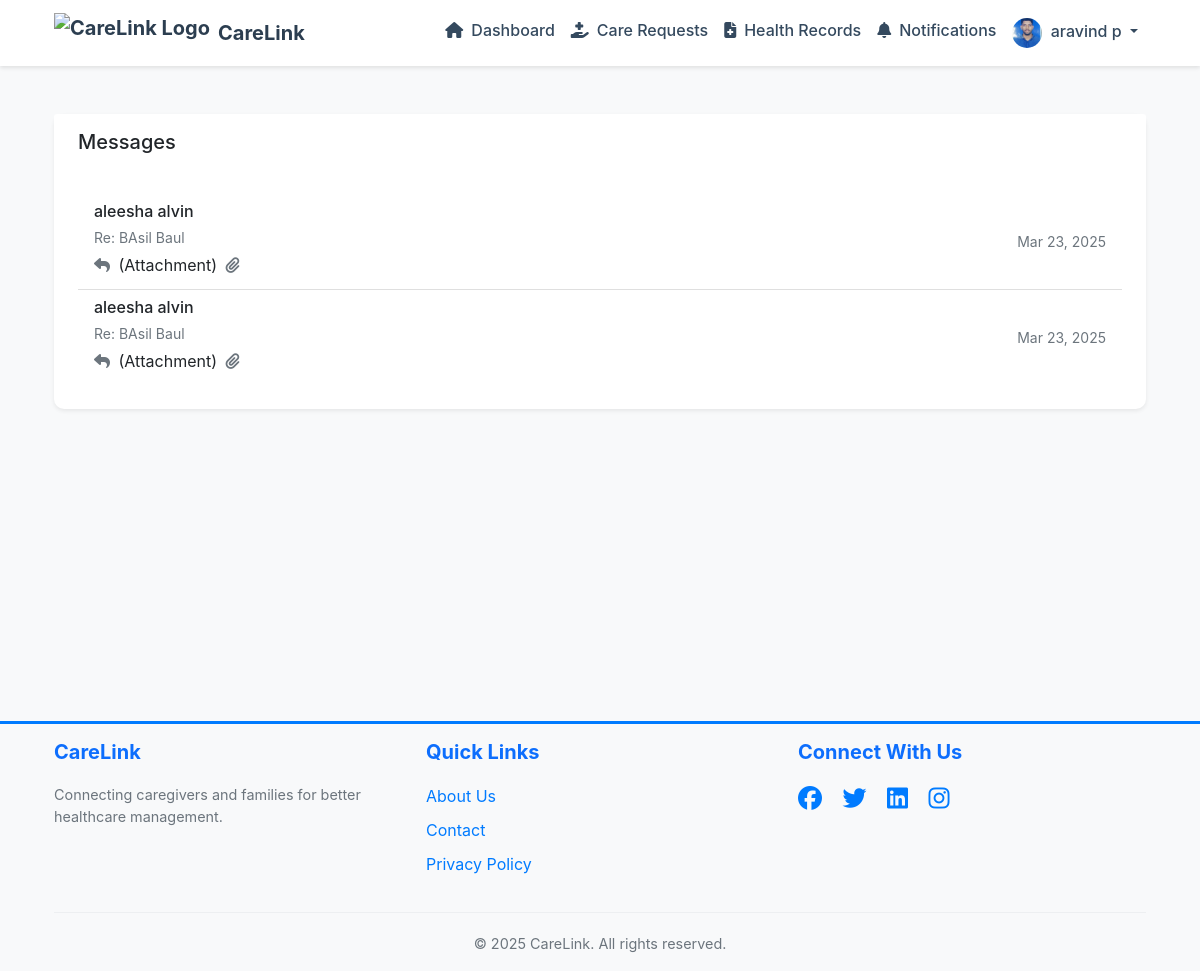
The app's page /carelink/messages/ (signed in) with its own data.
### carelink/models.py (models this page shows, shortened)
class User(AbstractUser):
    USER_TYPE_CHOICES = (
        ('ADMIN', 'Admin'),
        ('CAREGIVER', 'Caregiver'),
        ('FAMILY', 'Family Member')
    )
    user_type = models.CharField(max_length=10, choices=USER_TYPE_CHOICES)
    phone_number = models.CharField(max_length=15, blank=True)
    address = models.TextField(blank=True)
    profile_picture = models.ImageField(upload_to='profile_pics/', null=True, blank=True)
    family_members = models.ManyToManyField('self', blank=True, symmetrical=False, related_name='related_family_members')
    email_verified = models.BooleanField(default=True)  # Default to True for backward compatibility
    is_active = models.BooleanField(default=True)

class Patient(models.Model):
    first_name = models.CharField(max_length=100)
    last_name = models.CharField(max_length=100)
    date_of_birth = models.DateField()
    medical_condition = models.TextField()
    emergency_contact = models.CharField(max_length=15)
    address = models.TextField()
    family_members = models.ManyToManyField(
        User,
        related_name='patients',
        limit_choices_to={'user_type': 'FAMILY'}
    )
    assigned_caregiver = models.OneToOneField(
        User,
        on_delete=models.SET_NULL,
        null=True,
        related_name='assigned_patient',
        limit_choices_to={'user_type': 'CAREGIVER'}
    )
    created_at = models.DateTimeField(auto_now_add=True)
    updated_at = models.DateTimeField(auto_now=True)
    def get_full_name(self):
        return f"{self.first_name} {self.last_name}"

class Communication(models.Model):
    sender = models.ForeignKey(User, on_delete=models.CASCADE, related_name='sent_messages')
    receiver = models.ForeignKey(User, on_delete=models.CASCADE, related_name='received_messages')
    patient = models.ForeignKey(Patient, on_delete=models.CASCADE, related_name='communications')
    message = models.TextField()
    timestamp = models.DateTimeField(auto_now_add=True)
    is_read = models.BooleanField(default=False)
    read_at = models.DateTimeField(null=True, blank=True)
    attachment = models.FileField(upload_to='message_attachments/%Y/%m/%d/', null=True, blank=True)
    attachment_type = models.CharField(max_length=50, null=True, blank=True)
    attachment_name = models.CharField(max_length=255, null=True, blank=True)
    class Meta:
        ordering = ['-timestamp']

### carelink/views.py (the view)
# urls.py: path('messages/', views.MessagesListView.as_view(), name='messages_list'),
class MessagesListView(LoginRequiredMixin, ListView):
    model = Communication
    template_name = 'carelink/messages_list.html'
    context_object_name = 'conversations'
    def get_queryset(self):
        user = self.request.user
        conversations = Communication.objects.filter(
            Q(sender=user) | Q(receiver=user)
        ).values(
            'sender', 'receiver', 'patient'
        ).annotate(
            last_message=Max('timestamp'),
            message_count=Count('id'),
            unread_count=Count('id', filter=Q(receiver=user, is_read=False))
        ).order_by('-last_message')
        enhanced_conversations = []
        for conv in conversations:
            other_user_id = conv['receiver'] if conv['sender'] == user.id else conv['sender']
            other_user = User.objects.get(id=other_user_id)
            patient = Patient.objects.get(id=conv['patient'])
            latest_message = Communication.objects.filter(
                Q(sender=user, receiver_id=other_user_id, patient_id=conv['patient']) |
                Q(receiver=user, sender_id=other_user_id, patient_id=conv['patient'])
            ).latest('timestamp')
            enhanced_conversations.append({
                'other_user': other_user,
                'patient': patient,
                'last_message': latest_message,
                'message_count': conv['message_count'],
                'unread_count': conv['unread_count']
            })
        return enhanced_conversations

### carelink/auth.py (called while the page is built)
    def get_user(self, user_id):
        UserModel = get_user_model()
        try:
            return UserModel.objects.get(pk=user_id)
        except UserModel.DoesNotExist:
            return None

### carelink/templates/carelink/messages_list.html (shortened to what this page needs)
{% extends 'carelink/base.html' %}
{% load static %}
{% block content %}
<div class="container py-4">
    <div class="card border-0 shadow-sm">
        <div class="card-header bg-white border-0 py-3">
            <h5 class="mb-0">Messages</h5>
        </div>
        <div class="card-body">
            {% if conversations %}
            <div class="list-group list-group-flush">
                {% for conv in conversations %}
                <a href="{% url 'carelink:conversation' conv.other_user.id conv.patient.id %}" class="list-group-item list-group-item-action">
                    <div class="d-flex w-100 justify-content-between align-items-center">
                        <div>
                            <h6 class="mb-1">{{ conv.other_user.get_full_name }}</h6>
                            <p class="mb-1 text-muted">
                                <small>Re: {{ conv.patient.get_full_name }}</small>
                            </p>
                            <p class="mb-1 text-truncate" style="max-width: 500px;">
                                {% if conv.last_message.sender == request.user %}
                                <i class="fas fa-reply text-muted me-1"></i>
                                {% endif %}
                                {{ conv.last_message.message }}
                                {% if conv.last_message.attachment %}
                                <i class="fas fa-paperclip text-muted ms-1"></i>
                                {% endif %}
                            </p>
                        </div>
                        <div class="text-end">
                            <small class="text-muted d-block">
                                {{ conv.last_message.timestamp|date:"M d, Y" }}
                            </small>
                        </div>
                    </div>
                </a>
                {% endfor %}
            </div>
            {% else %}
            <div class="text-center py-5">
                <i class="fas fa-comments text-muted fa-3x mb-3"></i>
                <h5 class="text-muted">No Messages</h5>
                <p class="text-muted mb-0">Your messages will appear here</p>
            </div>
            {% endif %}
        </div>
    </div>
</div>
{% endblock %}

### carelink/templates/carelink/base.html (shortened to what this page needs)
{% load static %}
<!DOCTYPE html>
<html lang="en">
<head>
    <link href="https://cdn.jsdelivr.net/npm/bootstrap@5.3.2/dist/css/bootstrap.min.css" rel="stylesheet">
    <link href="https://cdnjs.cloudflare.com/ajax/libs/font-awesome/6.5.1/css/all.min.css" rel="stylesheet">
    <link href="https://cdn.jsdelivr.net/npm/animate.css@4.1.1/animate.min.css" rel="stylesheet">
    <link href="https://cdn.jsdelivr.net/npm/flatpickr/dist/flatpickr.min.css" rel="stylesheet">
    <link href="https://cdn.jsdelivr.net/npm/bootstrap@5.1.3/dist/css/bootstrap.min.css" rel="stylesheet">
</head>
<body>
    <nav class="navbar navbar-expand-lg navbar-light sticky-top">
        <div class="container">
            <a class="navbar-brand d-flex align-items-center" href="{% url 'carelink:home' %}">
                <img src="https://img.freepik.com/free-vector/hospital-logo-design-vector-medical-cross_53876-136743.jpg?w=1380&t=st=1709827987~exp=1709828587~hmac=1a1a1a1a1a1a1a1a1a1a1a1a1a1a1a1a1a1a1a1a1a1a1a1a1a1a1a1a1a1a1a" alt="CareLink Logo" height="40" class="me-2">
                CareLink
            </a>
            <div class="collapse navbar-collapse" id="navbarNav">
                <ul class="navbar-nav ms-auto">
                    {% if user.is_authenticated %}
                        {% if user.is_staff %}
                            <li class="nav-item">
                                <a class="nav-link" href="{% url 'carelink:care_request_list' %}">
                                    <i class="fas fa-hand-holding-medical me-2"></i>Care Requests
                                </a>
                            </li>
                        {% elif user.user_type == 'FAMILY' %}
                            <li class="nav-item">
                                <a class="nav-link" href="{% url 'carelink:family_dashboard' %}">
                                    <i class="fas fa-home me-2"></i>Dashboard
                                </a>
                            </li>
                            <li class="nav-item">
                                <a class="nav-link" href="{% url 'carelink:care_request_list' %}">
                                    <i class="fas fa-hand-holding-medical me-2"></i>Care Requests
                                </a>
                            </li>
                            <li class="nav-item">
                                <a class="nav-link" href="{% url 'carelink:health_document_list' %}">
                                    <i class="fas fa-file-medical me-2"></i>Health Records
                                </a>
                            </li>
                        {% endif %}
                        <li class="nav-item">
                            <a class="nav-link" href="{% url 'carelink:notifications_list' %}">
                                <i class="fas fa-bell me-2"></i>Notifications
                            </a>
                        </li>
                        <li class="nav-item dropdown">
                            <a class="nav-link dropdown-toggle" href="#" id="userDropdown" role="button" data-bs-toggle="dropdown">
                                {% if user.profile_picture %}
                                    <img src="{{ user.profile_picture.url }}" alt="Profile" class="rounded-circle me-1" style="width: 30px; height: 30px; object-fit: cover;">
                                {% else %}
                                    <i class="fas fa-user-circle me-1"></i>
                                {% endif %}
                                {{ user.get_full_name|default:user.username }}
                            </a>
                        </li>
                    {% endif %}
                </ul>
            </div>
        </div>
    </nav>
    <main class="py-4">
        {% block content %}{% endblock %}
    </main>
<br>
<br>
<br>
<br>
<br>
<br>
<br>
<br>
<br>
<br>
<br>
    <footer class="footer mt-auto py-3 bg-light">
        <div class="container">
            <div class="row">
                <div class="col-md-4">
                    <h5 class="text-primary">CareLink</h5>
                    <p class="text-muted">
                        Connecting caregivers and families for better healthcare management.
                    </p>
                </div>
                <div class="col-md-4">
                    <h5 class="text-primary">Quick Links</h5>
                    <ul class="list-unstyled">
                        <li><a href="{% url 'carelink:about' %}" class="text-decoration-none">About Us</a></li>
                        <li><a href="{% url 'carelink:contact' %}" class="text-decoration-none">Contact</a></li>
                        <li><a href="{% url 'carelink:privacy' %}" class="text-decoration-none">Privacy Policy</a></li>
                    </ul>
                </div>
                <div class="col-md-4">
                    <h5 class="text-primary">Connect With Us</h5>
                    <div class="social-links">
                        <a href="#" class="text-decoration-none me-3"><i class="fab fa-facebook fa-lg"></i></a>
                        <a href="#" class="text-decoration-none me-3"><i class="fab fa-twitter fa-lg"></i></a>
                        <a href="#" class="text-decoration-none me-3"><i class="fab fa-linkedin fa-lg"></i></a>
                        <a href="#" class="text-decoration-none"><i class="fab fa-instagram fa-lg"></i></a>
                    </div>
                </div>
            </div>
            <hr>
            <div class="row">
                <div class="col-12 text-center">
                    <p class="text-muted mb-0">&copy; {% now "Y" %} CareLink. All rights reserved.</p>
                </div>
            </div>
        </div>
    </footer>
</body>
</html>

### carelink/templates/carelink/base.html (style rules this page uses)
:root { --primary-color: #2c3e50; --secondary-color: #34495e; --accent-color: #3498db; --success-color: #27ae60; --warning-color: #f1c40f; --danger-color: #e74c3c; --light-color: #ecf0f1; --dark-color: #2c3e50; }
body { font-family: 'Inter', sans-serif; background-color: #f8f9fa; color: var(--dark-color); }
.navbar { background-color: white; box-shadow: 0 2px 4px rgba(0,0,0,0.1); }
.navbar-brand { font-weight: 700; color: var(--primary-color) !important; }
.nav-link { color: var(--secondary-color) !important; font-weight: 500; transition: all 0.3s ease; }
.card { border: none; border-radius: 10px; box-shadow: 0 4px 6px rgba(0,0,0,0.1); transition: transform 0.3s ease; }
.card-header { border-bottom: none; background-color: white; padding: 1.5rem; }
.card-body { padding: 1.5rem; }
.footer { background: #e9ecef; padding: 50px 0; font-size: 1rem; border-top: 3px solid #007bff; }
.footer h5 { font-weight: 700; margin-bottom: 20px; color: #343a40; }
.footer p { font-size: 0.95rem; color: #495057; }
.footer ul { padding: 0; list-style: none; }
.footer ul li { margin-bottom: 10px; }
.footer ul li a { color: #007bff; transition: color 0.3s ease-in-out; }
.footer .social-links a { color: #007bff; transition: transform 0.3s ease-in-out, color 0.3s ease-in-out; font-size: 1.2rem; }
.footer hr { border-top: 1px solid #ced4da; margin: 20px 0; }
.footer .text-muted { font-size: 0.9rem; color: #6c757d; }

### records on screen
User: profile_picture (picture), get_full_name "aravind p"
User: other_user.get_full_name "aleesha alvin", patient.get_full_name "BAsil Baul", last_message.message "(Attachment)", last_message.timestamp "Mar 23, 2025"
